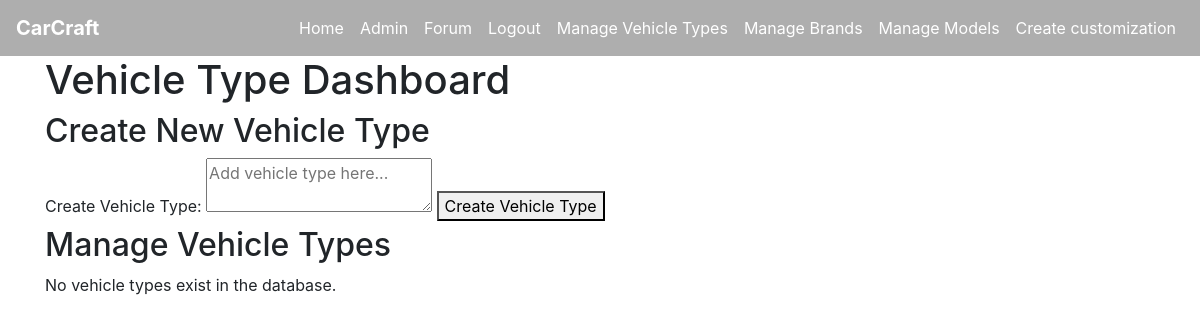
Page /vehicle_type (signed in) on the earlier database version.
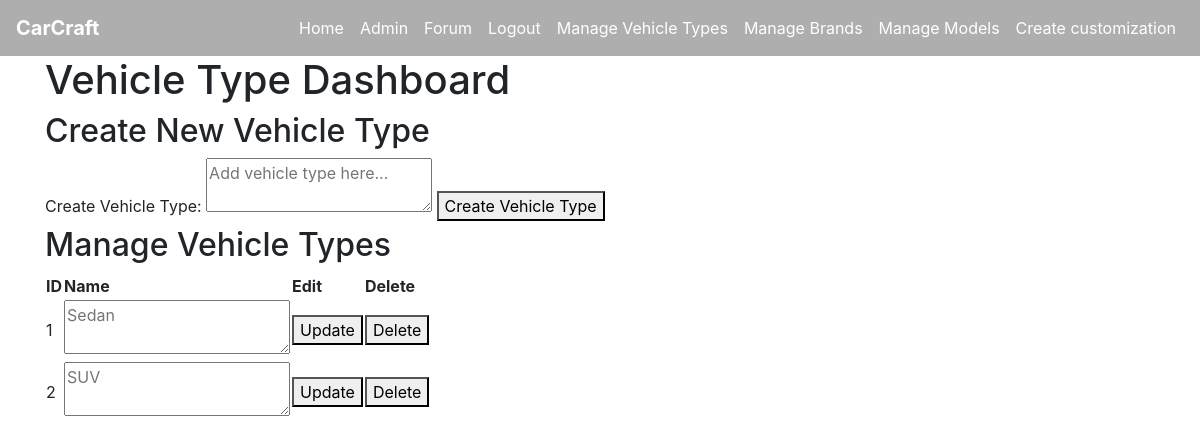
Same page on the later database version.
### tables this page shows
CREATE TABLE vehicle_type (
    type_id INTEGER PRIMARY KEY AUTOINCREMENT,
    name VARCHAR(20) NOT NULL
);

### app.py (the view, shortened to what this page needs)
@app.route('/vehicle_type', methods=["GET", 'POST'])
@login_required
def vehicle_type():
    if not current_user.admin:
        flash('Access denied. Admin privileges required.')
        return redirect(url_for('home'))
    conn = get_db_connection()
    vehicle_types = conn.execute('SELECT * FROM vehicle_type').fetchall()
    conn.close()
    return render_template('vehicle_type.html', vehicle_types=vehicle_types)

### app.py (called while the page is built)
def get_db_connection():
    conn = sqlite3.connect(DATABASE)
    conn.row_factory = sqlite3.Row  # This enables column access by name: row['column_name']
    return conn

@login_manager.user_loader
def load_user(user_id):
    return User.get(user_id)

    @staticmethod
    def get(user_id):
        conn = get_db_connection()
        user_data = conn.execute('SELECT * FROM user WHERE user_id = ?', (user_id,)).fetchone()
        conn.close()
        if user_data:
            return User(
                user_id=user_data['user_id'],
                username=user_data['username'],
                email=user_data['email'],
                password_hash=user_data['password_hash'],
                admin=bool(user_data['admin'])
            )
        return None

### templates/vehicle_type.html
{% extends "base.html" %}
{% block content %}
    <h1> Vehicle Type Dashboard </h1>
    <h2> Create New Vehicle Type </h2>
    <form method="POST">
        <label for="name">Create Vehicle Type:</label>
        <textarea id="name" name="name" placeholder="Add vehicle type here..." maxlength="20" required></textarea>
        <button type="submit">Create Vehicle Type</button>
    </form>
    <h2> Manage Vehicle Types </h2>
    {% if vehicle_types %}
    <table>
        <thead>
            <th>ID</th>
            <th>Name</th>
            <th>Edit</th>
            <th>Delete</th>
        </thead>
        <tbody>
            {% for item in vehicle_types %}
                <tr>
                    <td> {{ item.type_id }} </td>
                        <form method="POST" action="{{ url_for('vehicle_type_edit', type_id=item.type_id) }}">
                            <td>
                                <textarea id="name" name="name" placeholder="{{ item.name }}" maxlength="20" required></textarea>
                            </td>
                            <td>
                                <button type="submit" onclick="return confirm('Are you sure you want to update this vehicle type?')">Update</button>
                            </td>
                        </form>
                    <td>
                        <form method="POST" action="{{ url_for('vehicle_type_delete', type_id=item.type_id) }}" style="display: inline;">
                            <button type="submit" onclick="return confirm('Are you sure you want to delete this vehicle type?')">Delete</button>
                        </form>
                    </td>
                </tr>
            {% endfor %}
        </tbody>
    </table>
    {% else %}
        <p> No vehicle types exist in the database. </p>
    {% endif %}
{% endblock %}

Differences in the rows shown:
added vehicle_type: type_id "1", name "Sedan"
added vehicle_type: type_id "2", name "SUV"
Other differences:
text no longer shown: "No vehicle types exist in the database."
text now shown: "ID Name Edit Delete"
